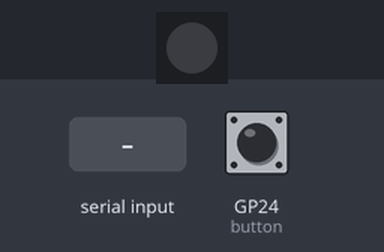
Bench run of a program on a simulated Raspberry Pi Pico running MicroPython. Shown: 1 RGB LEDs in strip order, left to right. The test bench sets the inputs (shaded band); at power-on: GP24 (button) HIGH. Random numbers come from a fixed seed; what the program prints to the serial console is not drawn.

Above: at 1.2 s.
1.3 s: "5" typed at the serial console, then Enter
2.8 s: GP24 (button) pulled LOW for 0.15 s
At 3.5 s:
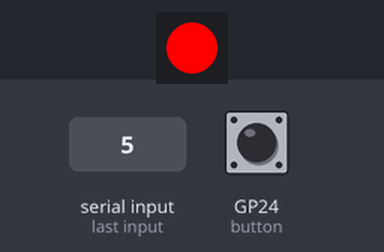
Timing chart, 0 to 5.8 s (numbered marks = the images above; inputs shaded):
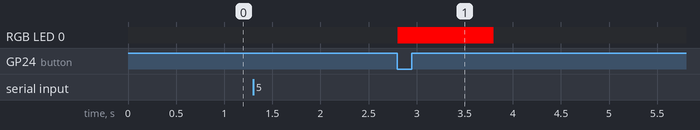

Measured:
- after the input at 1.3 s, every drawn part: stays the same
- after the input at 2.8 s, RGB LED 0: off → RGB(255, 0, 0) at once, → off 1.0 s later

The program:

Multiplicative_Inverse.py
```python
from machine import Pin
import neopixel
import time
import random

# Настройка кнопки (GPIO 24) и светодиода WS2812 (GPIO 23)
button = Pin(24, Pin.IN, Pin.PULL_UP)
num_leds = 1
np = neopixel.NeoPixel(Pin(23), num_leds)

# Функция для изменения цвета светодиода
def show_color(color):
    np[0] = color
    np.write()

# Функция объяснения обратного элемента в умножении
def explain_multiplicative_inverse():
    print("                                        ")
    print(" 📢 ОПРЕДЕЛЕНИЕ:                        ")
    print("┌──────────────────────────────────────┐")
    print("│ Обратный элемент в умножении для     │")
    print("│ числа x — это число, при умножении   │")
    print("│ на которое получается 1. Например:   │")
    print("│                                      │")
    print("│  2 × 0.5 = 1                         │")
    print("│                                      │")
    print("│ 🔹 Обратный элемент не существует    │")
    print("│ для числа 0.                         │")
    print("└──────────────────────────────────────┘\n")
    print("Теперь попробуем найти обратный элемент для различных чисел!\n")

# Функция генерации примера
def generate_problem():
    a = random.randint(1, 9)  # Генерируем случайное число от 1 до 9
    multiplicative_inverse = 1 / a
    correct_answer = 1
    return a, multiplicative_inverse, correct_answer

# Функция проверки ответа с кнопкой
def check_answer():
    try:
        while True:
            a, multiplicative_inverse, correct_answer = generate_problem()
            print(f"\nРешите пример: {a} × ? = 1")
            print("Введите число с плавающей точкой, например, 0.5:")

            try:
                user_answer = float(input("Введите ваш ответ: "))
            except ValueError:
                print("❌ Ошибка: Введите число с плавающей точкой!")
                continue

            print("Нажмите кнопку для проверки ответа...")

            while button.value():  # Ждём нажатия кнопки
                time.sleep(0.1)

            if abs(user_answer - multiplicative_inverse) < 0.01:
                print("✅ Правильно!")
                show_color((0, 255, 0))  # Зеленый цвет
            else:
                print(f"❌ Ошибка! Правильный ответ: {multiplicative_inverse:.2f}")
                show_color((255, 0, 0))  # Красный цвет

            print(f"ℹ️ {a} × {multiplicative_inverse:.2f} = 1, потому что {multiplicative_inverse:.2f} — это обратный элемент для {a}.")

            time.sleep(1)  # Даем время посмотреть результат
            show_color((0, 0, 0))  # Выключаем светодиод
            print("\nСледующий пример...\n")

    except KeyboardInterrupt:
        print("\n🚪 Выход из программы. До свидания!")
        show_color((0, 0, 0))  # Выключаем светодиод перед выходом

# Основная программа
explain_multiplicative_inverse()  # Объясняем обратный элемент в умножении
check_answer()  # Запускаем тесты
```
